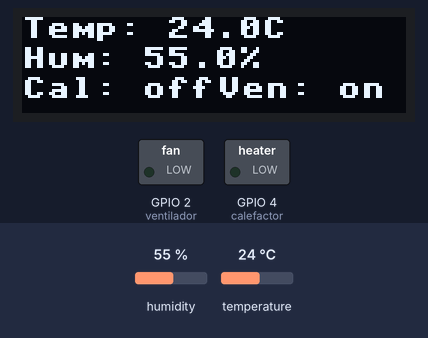
Bench run of a program on a simulated ESP32 board running MicroPython. On the bench: 128×32 one-colour display, switched loads named in the program (green lamp = pin HIGH). The test bench sets the inputs (shaded band); at power-on: temperature 24 °C, humidity 55 %.

Above: at 1.2 s.
1.3 s: temperature set to 20 °C
At 2.5 s:
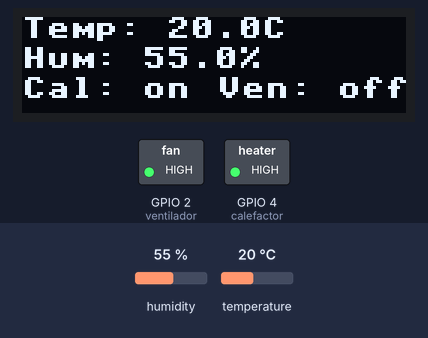
4.0 s: humidity set to 22 %
At 5.3 s:
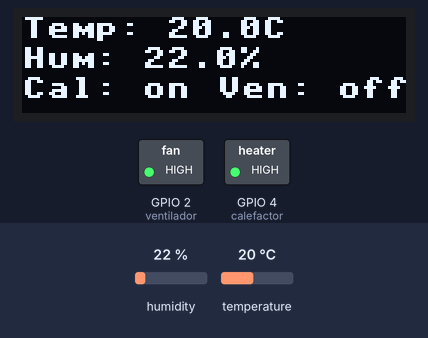
6.7 s: humidity set to 40 %
At 8.6 s:
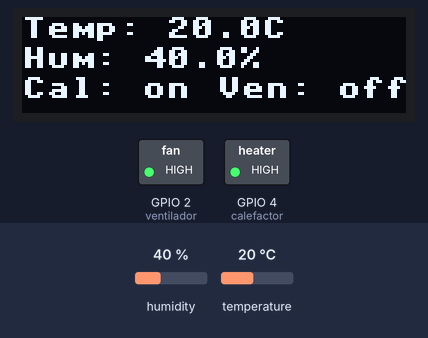
9.6 s: temperature set to 12 °C
At 11.4 s:
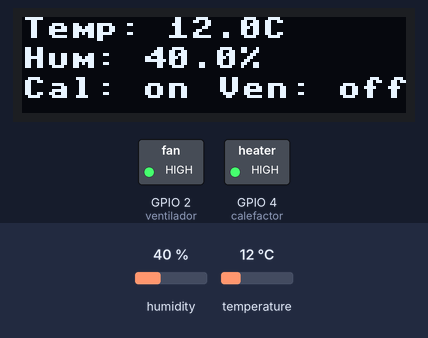
Timing chart, 0 to 12.9 s (numbered marks = the images above; inputs shaded):
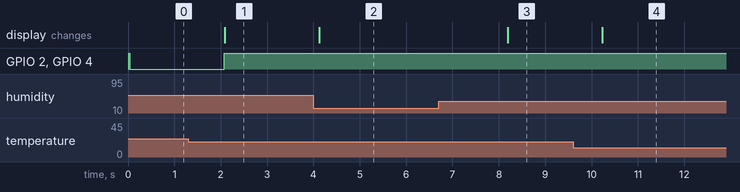

Measured:
- the behaviour switches between 22 and 21 °C on temperature (found by bisection; images 0 and 1)
- after the input at 1.3 s, GPIO 2 (ventilador), GPIO 4 (calefactor): LOW → HIGH after 0.77 s; the display: changes after 0.79 s (image 1)
- after the input at 4.0 s, the display: changes after 0.12 s (image 2)
- after the input at 6.7 s, the display: changes after 1.5 s (image 3)
- after the input at 9.6 s, the display: changes after 0.63 s (image 4)

The program:

dht11.py
```python
import time
from machine import Pin, I2C
import dht
from ssd1306 import SSD1306_I2C

# Configuración del OLED
i2c = I2C(0, scl=Pin(22), sda=Pin(21))  # Configurar I2C
oled = SSD1306_I2C(128, 32, i2c)

# Configuración del DHT11
sensor = Pin(15)  # Pin GPIO donde está conectado el DHT11
dht_sensor = dht.DHT11(sensor)

# Configuración de pines de salida (relés)
ventilador = Pin(2, Pin.OUT, value=1)  # Relé inicialmente apagado (HIGH)
calefactor = Pin(4, Pin.OUT, value=1)  # Relé inicialmente apagado (HIGH)

# Estados iniciales
estado_calefactor = "off"
estado_ventilador = "off"

def leer_temperatura_humedad():
    """Lee la temperatura y humedad del DHT11."""
    try:
        dht_sensor.measure()
        return dht_sensor.temperature(), dht_sensor.humidity()
    except Exception as e:
        return None, None
#grabar
def controlar_dispositivos(temperatura):
    """Controla el ventilador y calefactor según la temperatura."""
    global estado_calefactor, estado_ventilador


#ventilador = Pin(2, Pin.OUT, value=1)  # Relé inicialmente apagado (HIGH)
#calefactor = Pin(4, Pin.OUT, value=1)  # Relé inicialmente apagado (HIGH)

# Solo un relé puede activarse a la vez
    if temperatura >= 22:  # Encender ventilador, apagar calefactor
        calefactor.value(0)  # Apagar calefactor (HIGH)
        ventilador.value(0)  # Encender ventilador (LOW)
        estado_calefactor = "off"
        estado_ventilador = "on"
    elif temperatura <= 21:  # Encender calefactor, apagar ventilador
        ventilador.value(1)  # Apagar ventilador (HIGH)
        calefactor.value(1)  # Encender calefactor (LOW)
        estado_calefactor = "on"
        estado_ventilador = "off"
    else:  # Ambos apagados
        calefactor.value(1)  # Apagar calefactor (HIGH)
        ventilador.value(1)  # Apagar ventilador (HIGH)
        estado_calefactor = "off"
        estado_ventilador = "off"

def mostrar_en_oled(temperatura, humedad):
    """Muestra la temperatura, humedad y estado en el OLED."""
    oled.fill(0)
    oled.text("Temp: {:.1f}C".format(temperatura), 0, 0)
    oled.text("Hum: {:.1f}%".format(humedad), 0, 10)
    oled.text("Cal: {}".format(estado_calefactor), 0, 20)
    oled.text("Ven: {}".format(estado_ventilador), 65, 20)
    oled.show()

def main():
    while True:
        # Leer temperatura y humedad
        temperatura, humedad = leer_temperatura_humedad()

        if temperatura is not None and humedad is not None:
            controlar_dispositivos(temperatura)
            mostrar_en_oled(temperatura, humedad)
        else:
            # Mostrar error en la pantalla OLED
            oled.fill(0)
            oled.text("Error DHT11", 0, 10)
            oled.show()

        time.sleep(2)

# Ejecutar el programa
main()
```
